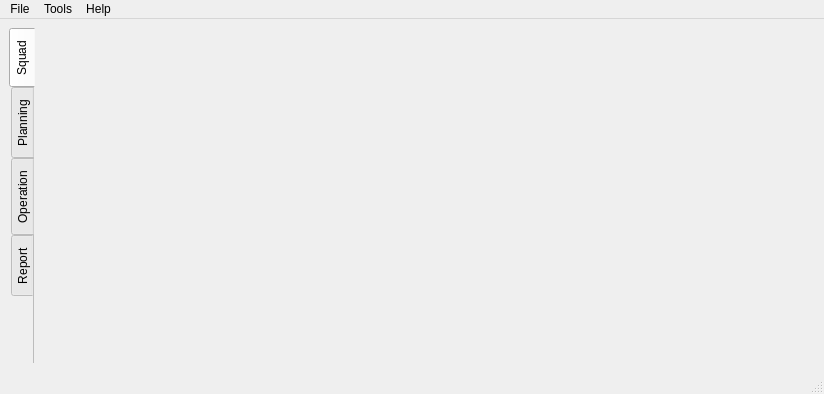
<?xml version="1.0" encoding="UTF-8"?>
<ui version="4.0">
 <class>MainWindow</class>
 <widget class="QMainWindow" name="MainWindow">
  <property name="geometry">
   <rect>
    <x>0</x>
    <y>0</y>
    <width>824</width>
    <height>394</height>
   </rect>
  </property>
  <property name="windowTitle">
   <string>Sturm</string>
  </property>
  <widget class="QWidget" name="centralwidget">
   <layout class="QHBoxLayout" name="horizontalLayout">
    <item>
     <widget class="QTabWidget" name="tabWidget">
      <property name="sizePolicy">
       <sizepolicy hsizetype="Expanding" vsizetype="Expanding">
        <horstretch>0</horstretch>
        <verstretch>0</verstretch>
       </sizepolicy>
      </property>
      <property name="tabPosition">
       <enum>QTabWidget::West</enum>
      </property>
      <property name="tabShape">
       <enum>QTabWidget::Rounded</enum>
      </property>
      <property name="currentIndex">
       <number>0</number>
      </property>
      <property name="elideMode">
       <enum>Qt::ElideNone</enum>
      </property>
      <property name="documentMode">
       <bool>true</bool>
      </property>
      <property name="tabsClosable">
       <bool>false</bool>
      </property>
      <property name="movable">
       <bool>true</bool>
      </property>
      <property name="tabBarAutoHide">
       <bool>false</bool>
      </property>
      <widget class="QWidget" name="tab_squad">
       <property name="sizePolicy">
        <sizepolicy hsizetype="Expanding" vsizetype="Expanding">
         <horstretch>0</horstretch>
         <verstretch>0</verstretch>
        </sizepolicy>
       </property>
       <attribute name="title">
        <string>Squad</string>
       </attribute>
      </widget>
      <widget class="QWidget" name="tab_planning">
       <attribute name="title">
        <string>Planning</string>
       </attribute>
      </widget>
      <widget class="QWidget" name="tab_operation">
       <attribute name="title">
        <string>Operation</string>
       </attribute>
      </widget>
      <widget class="QWidget" name="tab_report">
       <attribute name="title">
        <string>Report</string>
       </attribute>
      </widget>
     </widget>
    </item>
   </layout>
  </widget>
  <widget class="QMenuBar" name="menubar">
   <property name="geometry">
    <rect>
     <x>0</x>
     <y>0</y>
     <width>824</width>
     <height>22</height>
    </rect>
   </property>
   <widget class="QMenu" name="menuFile">
    <property name="title">
     <string>File</string>
    </property>
    <addaction name="actionOpen"/>
    <addaction name="actionSave"/>
    <addaction name="separator"/>
    <addaction name="actionPreferences"/>
    <addaction name="separator"/>
    <addaction name="actionExit"/>
   </widget>
   <widget class="QMenu" name="menuTools">
    <property name="title">
     <string>Tools</string>
    </property>
    <addaction name="actionMCU_Selector"/>
   </widget>
   <widget class="QMenu" name="menuHelp">
    <property name="title">
     <string>Help</string>
    </property>
    <addaction name="actionAbout"/>
   </widget>
   <addaction name="menuFile"/>
   <addaction name="menuTools"/>
   <addaction name="menuHelp"/>
  </widget>
  <widget class="QStatusBar" name="statusbar"/>
  <action name="actionOpen">
   <property name="text">
    <string>Open...</string>
   </property>
   <property name="shortcut">
    <string>Ctrl+O</string>
   </property>
  </action>
  <action name="actionSave">
   <property name="text">
    <string>Save...</string>
   </property>
   <property name="shortcut">
    <string>Ctrl+S</string>
   </property>
  </action>
  <action name="actionExit">
   <property name="text">
    <string>Exit</string>
   </property>
   <property name="shortcut">
    <string>Ctrl+Q</string>
   </property>
  </action>
  <action name="actionMCU_Selector">
   <property name="text">
    <string>MCU Selector</string>
   </property>
  </action>
  <action name="actionPreferences">
   <property name="text">
    <string>Preferences</string>
   </property>
  </action>
  <action name="actionAbout">
   <property name="text">
    <string>About</string>
   </property>
  </action>
 </widget>
 <tabstops>
  <tabstop>tabWidget</tabstop>
 </tabstops>
 <resources>
  <include location="view_media.qrc"/>
 </resources>
 <connections>
  <connection>
   <sender>actionExit</sender>
   <signal>triggered()</signal>
   <receiver>MainWindow</receiver>
   <slot>close()</slot>
   <hints>
    <hint type="sourcelabel">
     <x>-1</x>
     <y>-1</y>
    </hint>
    <hint type="destinationlabel">
     <x>411</x>
     <y>196</y>
    </hint>
   </hints>
  </connection>
 </connections>
</ui>
